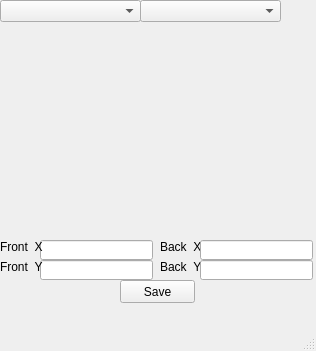
<?xml version="1.0" encoding="UTF-8"?>
<ui version="4.0">
 <class>MainWindow</class>
 <widget class="QMainWindow" name="MainWindow">
  <property name="geometry">
   <rect>
    <x>0</x>
    <y>0</y>
    <width>316</width>
    <height>351</height>
   </rect>
  </property>
  <property name="windowTitle">
   <string>Position Editor</string>
  </property>
  <widget class="QWidget" name="centralwidget">
   <widget class="QComboBox" name="pokemon">
    <property name="geometry">
     <rect>
      <x>0</x>
      <y>0</y>
      <width>141</width>
      <height>22</height>
     </rect>
    </property>
   </widget>
   <widget class="QComboBox" name="background_selection">
    <property name="geometry">
     <rect>
      <x>140</x>
      <y>0</y>
      <width>141</width>
      <height>22</height>
     </rect>
    </property>
   </widget>
   <widget class="QLabel" name="background">
    <property name="geometry">
     <rect>
      <x>0</x>
      <y>20</y>
      <width>471</width>
      <height>221</height>
     </rect>
    </property>
    <property name="text">
     <string/>
    </property>
   </widget>
   <widget class="QLabel" name="front">
    <property name="geometry">
     <rect>
      <x>160</x>
      <y>50</y>
      <width>101</width>
      <height>91</height>
     </rect>
    </property>
    <property name="text">
     <string/>
    </property>
   </widget>
   <widget class="QLabel" name="back">
    <property name="geometry">
     <rect>
      <x>0</x>
      <y>140</y>
      <width>101</width>
      <height>61</height>
     </rect>
    </property>
    <property name="text">
     <string/>
    </property>
   </widget>
   <widget class="QLineEdit" name="front_x">
    <property name="geometry">
     <rect>
      <x>40</x>
      <y>240</y>
      <width>113</width>
      <height>20</height>
     </rect>
    </property>
   </widget>
   <widget class="QLineEdit" name="front_y">
    <property name="geometry">
     <rect>
      <x>40</x>
      <y>260</y>
      <width>113</width>
      <height>20</height>
     </rect>
    </property>
   </widget>
   <widget class="QLabel" name="label">
    <property name="geometry">
     <rect>
      <x>0</x>
      <y>240</y>
      <width>47</width>
      <height>13</height>
     </rect>
    </property>
    <property name="text">
     <string>Front_X</string>
    </property>
   </widget>
   <widget class="QLabel" name="label_2">
    <property name="geometry">
     <rect>
      <x>0</x>
      <y>260</y>
      <width>47</width>
      <height>13</height>
     </rect>
    </property>
    <property name="text">
     <string>Front_Y</string>
    </property>
   </widget>
   <widget class="QLabel" name="label_3">
    <property name="geometry">
     <rect>
      <x>160</x>
      <y>240</y>
      <width>47</width>
      <height>13</height>
     </rect>
    </property>
    <property name="text">
     <string>Back_X</string>
    </property>
   </widget>
   <widget class="QLabel" name="label_4">
    <property name="geometry">
     <rect>
      <x>160</x>
      <y>260</y>
      <width>47</width>
      <height>13</height>
     </rect>
    </property>
    <property name="text">
     <string>Back_Y</string>
    </property>
   </widget>
   <widget class="QLineEdit" name="back_x">
    <property name="geometry">
     <rect>
      <x>200</x>
      <y>240</y>
      <width>113</width>
      <height>20</height>
     </rect>
    </property>
   </widget>
   <widget class="QLineEdit" name="back_y">
    <property name="geometry">
     <rect>
      <x>200</x>
      <y>260</y>
      <width>113</width>
      <height>20</height>
     </rect>
    </property>
   </widget>
   <widget class="QPushButton" name="save">
    <property name="geometry">
     <rect>
      <x>120</x>
      <y>280</y>
      <width>75</width>
      <height>23</height>
     </rect>
    </property>
    <property name="text">
     <string>Save</string>
    </property>
   </widget>
  </widget>
  <widget class="QMenuBar" name="menubar">
   <property name="geometry">
    <rect>
     <x>0</x>
     <y>0</y>
     <width>316</width>
     <height>21</height>
    </rect>
   </property>
  </widget>
  <widget class="QStatusBar" name="statusbar"/>
 </widget>
 <resources/>
 <connections/>
</ui>
